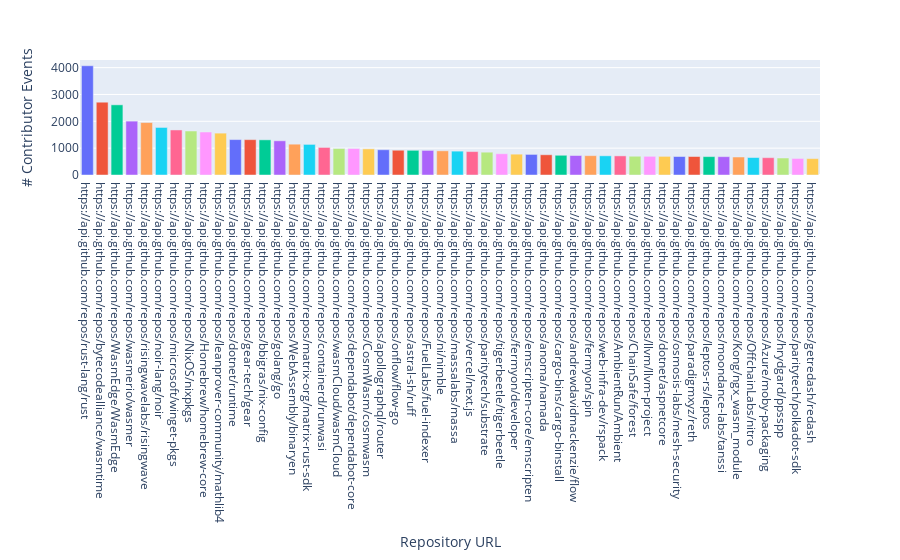

Notebook code cell kept with this figure:
### Markdown cell above
## Most common repositories among known contributors

### Code cell
kc_repo_event_counts = df_known_event_stream.repo_git.value_counts()
df_fig_rec_kc = kc_repo_event_counts.to_frame() 

fig_rec_kc = px.bar(
    data_frame=df_fig_rec_kc[:50],
    color=df_fig_rec_kc[:50].index,
    labels={
                    "value": "# Contributor Events",
                    "repo_git": "Repository URL"
                },
)
fig_rec_kc.update_layout(showlegend=False)
fig_rec_kc.write_image("knowncontributors_repository_eventcount.png")
fig_rec_kc

### Figure 1 — Plotly figure (JSON) as saved in the notebook; plotly's stock layout.template omitted (floating-point values rounded to 4 significant figures)
{"data": [{"alignmentgroup": "True", "hovertemplate": "color=https://api.github.com/repos/rust-lang/rust<br>Repository URL=%{x}<br># Contributor Events=%{y}<extra></extra>", "legendgroup": "https://api.github.com/repos/rust-lang/rust", "marker": {"color": "#636efa", "pattern": {"shape": ""}}, "name": "https://api.github.com/repos/rust-lang/rust", "offsetgroup": "https://api.github.com/repos/rust-lang/rust", "orientation": "v", "showlegend": true, "textposition": "auto", "type": "bar", "x": ["https://api.github.com/repos/rust-lang/rust"], "xaxis": "x", "y": [4070], "yaxis": "y"}, {"alignmentgroup": "True", "hovertemplate": "color=https://api.github.com/repos/bytecodealliance/wasmtime<br>Repository URL=%{x}<br># Contributor Events=%{y}<extra></extra>", "legendgroup": "https://api.github.com/repos/bytecodealliance/wasmtime", "marker": {"color": "#EF553B", "pattern": {"shape": ""}}, "name": "https://api.github.com/repos/bytecodealliance/wasmtime", "offsetgroup": "https://api.github.com/repos/bytecodealliance/wasmtime", "orientation": "v", "showlegend": true, "textposition": "auto", "type": "bar", "x": ["https://api.github.com/repos/bytecodealliance/wasmtime"], "xaxis": "x", "y": [2714], "yaxis": "y"}, {"alignmentgroup": "True", "hovertemplate": "color=https://api.github.com/repos/WasmEdge/WasmEdge<br>Repository URL=%{x}<br># Contributor Events=%{y}<extra></extra>", "legendgroup": "https://api.github.com/repos/WasmEdge/WasmEdge", "marker": {"color": "#00cc96", "pattern": {"shape": ""}}, "name": "https://api.github.com/repos/WasmEdge/WasmEdge", "offsetgroup": "https://api.github.com/repos/WasmEdge/WasmEdge", "orientation": "v", "showlegend": true, "textposition": "auto", "type": "bar", "x": ["https://api.github.com/repos/WasmEdge/WasmEdge"], "xaxis": "x", "y": [2614], "yaxis": "y"}, {"alignmentgroup": "True", "hovertemplate": "color=https://api.github.com/repos/wasmerio/wasmer<br>Repository URL=%{x}<br># Contributor Events=%{y}<extra></extra>", "legendgroup": "https://api.github.com/repos/wasmerio/wasmer", "marker": {"color": "#ab63fa", "pattern": {"shape": ""}}, "name": "https://api.github.com/repos/wasmerio/wasmer", "offsetgroup": "https://api.github.com/repos/wasmerio/wasmer", "orientation": "v", "showlegend": true, "textposition": "auto", "type": "bar", "x": ["https://api.github.com/repos/wasmerio/wasmer"], "xaxis": "x", "y": [2007], "yaxis": "y"}, {"alignmentgroup": "True", "hovertemplate": "color=https://api.github.com/repos/risingwavelabs/risingwave<br>Repository URL=%{x}<br># Contributor Events=%{y}<extra></extra>", "legendgroup": "https://api.github.com/repos/risingwavelabs/risingwave", "marker": {"color": "#FFA15A", "pattern": {"shape": ""}}, "name": "https://api.github.com/repos/risingwavelabs/risingwave", "offsetgroup": "https://api.github.com/repos/risingwavelabs/risingwave", "orientation": "v", "showlegend": true, "textposition": "auto", "type": "bar", "x": ["https://api.github.com/repos/risingwavelabs/risingwave"], "xaxis": "x", "y": [1954], "yaxis": "y"}, {"alignmentgroup": "True", "hovertemplate": "color=https://api.github.com/repos/noir-lang/noir<br>Repository URL=%{x}<br># Contributor Events=%{y}<extra></extra>", "legendgroup": "https://api.github.com/repos/noir-lang/noir", "marker": {"color": "#19d3f3", "pattern": {"shape": ""}}, "name": "https://api.github.com/repos/noir-lang/noir", "offsetgroup": "https://api.github.com/repos/noir-lang/noir", "orientation": "v", "showlegend": true, "textposition": "auto", "type": "bar", "x": ["https://api.github.com/repos/noir-lang/noir"], "xaxis": "x", "y": [1771], "yaxis": "y"}, {"alignmentgroup": "True", "hovertemplate": "color=https://api.github.com/repos/microsoft/winget-pkgs<br>Repository URL=%{x}<br># Contributor Events=%{y}<extra></extra>", "legendgroup": "https://api.github.com/repos/microsoft/winget-pkgs", "marker": {"color": "#FF6692", "pattern": {"shape": ""}}, "name": "https://api.github.com/repos/microsoft/winget-pkgs", "offsetgroup": "https://api.github.com/repos/microsoft/winget-pkgs", "orientation": "v", "showlegend": true, "textposition": "auto", "type": "bar", "x": ["https://api.github.com/repos/microsoft/winget-pkgs"], "xaxis": "x", "y": [1678], "yaxis": "y"}, {"alignmentgroup": "True", "hovertemplate": "color=https://api.github.com/repos/NixOS/nixpkgs<br>Repository URL=%{x}<br># Contributor Events=%{y}<extra></extra>", "legendgroup": "https://api.github.com/repos/NixOS/nixpkgs", "marker": {"color": "#B6E880", "pattern": {"shape": ""}}, "name": "https://api.github.com/repos/NixOS/nixpkgs", "offsetgroup": "https://api.github.com/repos/NixOS/nixpkgs", "orientation": "v", "showlegend": true, "textposition": "auto", "type": "bar", "x": ["https://api.github.com/repos/NixOS/nixpkgs"], "xaxis": "x", "y": [1639], "yaxis": "y"}, {"alignmentgroup": "True", "hovertemplate": "color=https://api.github.com/repos/Homebrew/homebrew-core<br>Repository URL=%{x}<br># Contributor Events=%{y}<extra></extra>", "legendgroup": "https://api.github.com/repos/Homebrew/homebrew-core", "marker": {"color": "#FF97FF", "pattern": {"shape": ""}}, "name": "https://api.github.com/repos/Homebrew/homebrew-core", "offsetgroup": "https://api.github.com/repos/Homebrew/homebrew-core", "orientation": "v", "showlegend": true, "textposition": "auto", "type": "bar", "x": ["https://api.github.com/repos/Homebrew/homebrew-core"], "xaxis": "x", "y": [1602], "yaxis": "y"}, {"alignmentgroup": "True", "hovertemplate": "color=https://api.github.com/repos/leanprover-community/mathlib4<br>Repository URL=%{x}<br># Contributor Events=%{y}<extra></extra>", "legendgroup": "https://api.github.com/repos/leanprover-community/mathlib4", "marker": {"color": "#FECB52", "pattern": {"shape": ""}}, "name": "https://api.github.com/repos/leanprover-community/mathlib4", "offsetgroup": "https://api.github.com/repos/leanprover-community/mathlib4", "orientation": "v", "showlegend": true, "textposition": "auto", "type": "bar", "x": ["https://api.github.com/repos/leanprover-community/mathlib4"], "xaxis": "x", "y": [1560], "yaxis": "y"}, {"alignmentgroup": "True", "hovertemplate": "color=https://api.github.com/repos/dotnet/runtime<br>Repository URL=%{x}<br># Contributor Events=%{y}<extra></extra>", "legendgroup": "https://api.github.com/repos/dotnet/runtime", "marker": {"color": "#636efa", "pattern": {"shape": ""}}, "name": "https://api.github.com/repos/dotnet/runtime", "offsetgroup": "https://api.github.com/repos/dotnet/runtime", "orientation": "v", "showlegend": true, "textposition": "auto", "type": "bar", "x": ["https://api.github.com/repos/dotnet/runtime"], "xaxis": "x", "y": [1319], "yaxis": "y"}, {"alignmentgroup": "True", "hovertemplate": "color=https://api.github.com/repos/gear-tech/gear<br>Repository URL=%{x}<br># Contributor Events=%{y}<extra></extra>", "legendgroup": "https://api.github.com/repos/gear-tech/gear", "marker": {"color": "#EF553B", "pattern": {"shape": ""}}, "name": "https://api.github.com/repos/gear-tech/gear", "offsetgroup": "https://api.github.com/repos/gear-tech/gear", "orientation": "v", "showlegend": true, "textposition": "auto", "type": "bar", "x": ["https://api.github.com/repos/gear-tech/gear"], "xaxis": "x", "y": [1317], "yaxis": "y"}, {"alignmentgroup": "True", "hovertemplate": "color=https://api.github.com/repos/bbigras/nix-config<br>Repository URL=%{x}<br># Contributor Events=%{y}<extra></extra>", "legendgroup": "https://api.github.com/repos/bbigras/nix-config", "marker": {"color": "#00cc96", "pattern": {"shape": ""}}, "name": "https://api.github.com/repos/bbigras/nix-config", "offsetgroup": "https://api.github.com/repos/bbigras/nix-config", "orientation": "v", "showlegend": true, "textposition": "auto", "type": "bar", "x": ["https://api.github.com/repos/bbigras/nix-config"], "xaxis": "x", "y": [1310], "yaxis": "y"}, {"alignmentgroup": "True", "hovertemplate": "color=https://api.github.com/repos/golang/go<br>Repository URL=%{x}<br># Contributor Events=%{y}<extra></extra>", "legendgroup": "https://api.github.com/repos/golang/go", "marker": {"color": "#ab63fa", "pattern": {"shape": ""}}, "name": "https://api.github.com/repos/golang/go", "offsetgroup": "https://api.github.com/repos/golang/go", "orientation": "v", "showlegend": true, "textposition": "auto", "type": "bar", "x": ["https://api.github.com/repos/golang/go"], "xaxis": "x", "y": [1274], "yaxis": "y"}, {"alignmentgroup": "True", "hovertemplate": "color=https://api.github.com/repos/WebAssembly/binaryen<br>Repository URL=%{x}<br># Contributor Events=%{y}<extra></extra>", "legendgroup": "https://api.github.com/repos/WebAssembly/binaryen", "marker": {"color": "#FFA15A", "pattern": {"shape": ""}}, "name": "https://api.github.com/repos/WebAssembly/binaryen", "offsetgroup": "https://api.github.com/repos/WebAssembly/binaryen", "orientation": "v", "showlegend": true, "textposition": "auto", "type": "bar", "x": ["https://api.github.com/repos/WebAssembly/binaryen"], "xaxis": "x", "y": [1148], "yaxis": "y"}, {"alignmentgroup": "True", "hovertemplate": "color=https://api.github.com/repos/matrix-org/matrix-rust-sdk<br>Repository URL=%{x}<br># Contributor Events=%{y}<extra></extra>", "legendgroup": "https://api.github.com/repos/matrix-org/matrix-rust-sdk", "marker": {"color": "#19d3f3", "pattern": {"shape": ""}}, "name": "https://api.github.com/repos/matrix-org/matrix-rust-sdk", "offsetgroup": "https://api.github.com/repos/matrix-org/matrix-rust-sdk", "orientation": "v", "showlegend": true, "textposition": "auto", "type": "bar", "x": ["https://api.github.com/repos/matrix-org/matrix-rust-sdk"], "xaxis": "x", "y": [1140], "yaxis": "y"}, {"alignmentgroup": "True", "hovertemplate": "color=https://api.github.com/repos/containerd/runwasi<br>Repository URL=%{x}<br># Contributor Events=%{y}<extra></extra>", "legendgroup": "https://api.github.com/repos/containerd/runwasi", "marker": {"color": "#FF6692", "pattern": {"shape": ""}}, "name": "https://api.github.com/repos/containerd/runwasi", "offsetgroup": "https://api.github.com/repos/containerd/runwasi", "orientation": "v", "showlegend": true, "textposition": "auto", "type": "bar", "x": ["https://api.github.com/repos/containerd/runwasi"], "xaxis": "x", "y": [1027], "yaxis": "y"}, {"alignmentgroup": "True", "hovertemplate": "color=https://api.github.com/repos/wasmCloud/wasmCloud<br>Repository URL=%{x}<br># Contributor Events=%{y}<extra></extra>", "legendgroup": "https://api.github.com/repos/wasmCloud/wasmCloud", "marker": {"color": "#B6E880", "pattern": {"shape": ""}}, "name": "https://api.github.com/repos/wasmCloud/wasmCloud", "offsetgroup": "https://api.github.com/repos/wasmCloud/wasmCloud", "orientation": "v", "showlegend": true, "textposition": "auto", "type": "bar", "x": ["https://api.github.com/repos/wasmCloud/wasmCloud"], "xaxis": "x", "y": [987], "yaxis": "y"}, {"alignmentgroup": "True", "hovertemplate": "color=https://api.github.com/repos/dependabot/dependabot-core<br>Repository URL=%{x}<br># Contributor Events=%{y}<extra></extra>", "legendgroup": "https://api.github.com/repos/dependabot/dependabot-core", "marker": {"color": "#FF97FF", "pattern": {"shape": ""}}, "name": "https://api.github.com/repos/dependabot/dependabot-core", "offsetgroup": "https://api.github.com/repos/dependabot/dependabot-core", "orientation": "v", "showlegend": true, "textposition": "auto", "type": "bar", "x": ["https://api.github.com/repos/dependabot/dependabot-core"], "xaxis": "x", "y": [986], "yaxis": "y"}, {"alignmentgroup": "True", "hovertemplate": "color=https://api.github.com/repos/CosmWasm/cosmwasm<br>Repository URL=%{x}<br># Contributor Events=%{y}<extra></extra>", "legendgroup": "https://api.github.com/repos/CosmWasm/cosmwasm", "marker": {"color": "#FECB52", "pattern": {"shape": ""}}, "name": "https://api.github.com/repos/CosmWasm/cosmwasm", "offsetgroup": "https://api.github.com/repos/CosmWasm/cosmwasm", "orientation": "v", "showlegend": true, "textposition": "auto", "type": "bar", "x": ["https://api.github.com/repos/CosmWasm/cosmwasm"], "xaxis": "x", "y": [974], "yaxis": "y"}, {"alignmentgroup": "True", "hovertemplate": "color=https://api.github.com/repos/apollographql/router<br>Repository URL=%{x}<br># Contributor Events=%{y}<extra></extra>", "legendgroup": "https://api.github.com/repos/apollographql/router", "marker": {"color": "#636efa", "pattern": {"shape": ""}}, "name": "https://api.github.com/repos/apollographql/router", "offsetgroup": "https://api.github.com/repos/apollographql/router", "orientation": "v", "showlegend": true, "textposition": "auto", "type": "bar", "x": ["https://api.github.com/repos/apollographql/router"], "xaxis": "x", "y": [941], "yaxis": "y"}, {"alignmentgroup": "True", "hovertemplate": "color=https://api.github.com/repos/onflow/flow-go<br>Repository URL=%{x}<br># Contributor Events=%{y}<extra></extra>", "legendgroup": "https://api.github.com/repos/onflow/flow-go", "marker": {"color": "#EF553B", "pattern": {"shape": ""}}, "name": "https://api.github.com/repos/onflow/flow-go", "offsetgroup": "https://api.github.com/repos/onflow/flow-go", "orientation": "v", "showlegend": true, "textposition": "auto", "type": "bar", "x": ["https://api.github.com/repos/onflow/flow-go"], "xaxis": "x", "y": [923], "yaxis": "y"}, {"alignmentgroup": "True", "hovertemplate": "color=https://api.github.com/repos/astral-sh/ruff<br>Repository URL=%{x}<br># Contributor Events=%{y}<extra></extra>", "legendgroup": "https://api.github.com/repos/astral-sh/ruff", "marker": {"color": "#00cc96", "pattern": {"shape": ""}}, "name": "https://api.github.com/repos/astral-sh/ruff", "offsetgroup": "https://api.github.com/repos/astral-sh/ruff", "orientation": "v", "showlegend": true, "textposition": "auto", "type": "bar", "x": ["https://api.github.com/repos/astral-sh/ruff"], "xaxis": "x", "y": [920], "yaxis": "y"}, {"alignmentgroup": "True", "hovertemplate": "color=https://api.github.com/repos/FuelLabs/fuel-indexer<br>Repository URL=%{x}<br># Contributor Events=%{y}<extra></extra>", "legendgroup": "https://api.github.com/repos/FuelLabs/fuel-indexer", "marker": {"color": "#ab63fa", "pattern": {"shape": ""}}, "name": "https://api.github.com/repos/FuelLabs/fuel-indexer", "offsetgroup": "https://api.github.com/repos/FuelLabs/fuel-indexer", "orientation": "v", "showlegend": true, "textposition": "auto", "type": "bar", "x": ["https://api.github.com/repos/FuelLabs/fuel-indexer"], "xaxis": "x", "y": [916], "yaxis": "y"}, {"alignmentgroup": "True", "hovertemplate": "color=https://api.github.com/repos/ni/nimble<br>Repository URL=%{x}<br># Contributor Events=%{y}<extra></extra>", "legendgroup": "https://api.github.com/repos/ni/nimble", "marker": {"color": "#FFA15A", "pattern": {"shape": ""}}, "name": "https://api.github.com/repos/ni/nimble", "offsetgroup": "https://api.github.com/repos/ni/nimble", "orientation": "v", "showlegend": true, "textposition": "auto", "type": "bar", "x": ["https://api.github.com/repos/ni/nimble"], "xaxis": "x", "y": [901], "yaxis": "y"}, {"alignmentgroup": "True", "hovertemplate": "color=https://api.github.com/repos/massalabs/massa<br>Repository URL=%{x}<br># Contributor Events=%{y}<extra></extra>", "legendgroup": "https://api.github.com/repos/massalabs/massa", "marker": {"color": "#19d3f3", "pattern": {"shape": ""}}, "name": "https://api.github.com/repos/massalabs/massa", "offsetgroup": "https://api.github.com/repos/massalabs/massa", "orientation": "v", "showlegend": true, "textposition": "auto", "type": "bar", "x": ["https://api.github.com/repos/massalabs/massa"], "xaxis": "x", "y": [889], "yaxis": "y"}, {"alignmentgroup": "True", "hovertemplate": "color=https://api.github.com/repos/vercel/next.js<br>Repository URL=%{x}<br># Contributor Events=%{y}<extra></extra>", "legendgroup": "https://api.github.com/repos/vercel/next.js", "marker": {"color": "#FF6692", "pattern": {"shape": ""}}, "name": "https://api.github.com/repos/vercel/next.js", "offsetgroup": "https://api.github.com/repos/vercel/next.js", "orientation": "v", "showlegend": true, "textposition": "auto", "type": "bar", "x": ["https://api.github.com/repos/vercel/next.js"], "xaxis": "x", "y": [872], "yaxis": "y"}, {"alignmentgroup": "True", "hovertemplate": "color=https://api.github.com/repos/paritytech/substrate<br>Repository URL=%{x}<br># Contributor Events=%{y}<extra></extra>", "legendgroup": "https://api.github.com/repos/paritytech/substrate", "marker": {"color": "#B6E880", "pattern": {"shape": ""}}, "name": "https://api.github.com/repos/paritytech/substrate", "offsetgroup": "https://api.github.com/repos/paritytech/substrate", "orientation": "v", "showlegend": true, "textposition": "auto", "type": "bar", "x": ["https://api.github.com/repos/paritytech/substrate"], "xaxis": "x", "y": [850], "yaxis": "y"}, {"alignmentgroup": "True", "hovertemplate": "color=https://api.github.com/repos/tigerbeetle/tigerbeetle<br>Repository URL=%{x}<br># Contributor Events=%{y}<extra></extra>", "legendgroup": "https://api.github.com/repos/tigerbeetle/tigerbeetle", "marker": {"color": "#FF97FF", "pattern": {"shape": ""}}, "name": "https://api.github.com/repos/tigerbeetle/tigerbeetle", "offsetgroup": "https://api.github.com/repos/tigerbeetle/tigerbeetle", "orientation": "v", "showlegend": true, "textposition": "auto", "type": "bar", "x": ["https://api.github.com/repos/tigerbeetle/tigerbeetle"], "xaxis": "x", "y": [792], "yaxis": "y"}, {"alignmentgroup": "True", "hovertemplate": "color=https://api.github.com/repos/fermyon/developer<br>Repository URL=%{x}<br># Contributor Events=%{y}<extra></extra>", "legendgroup": "https://api.github.com/repos/fermyon/developer", "marker": {"color": "#FECB52", "pattern": {"shape": ""}}, "name": "https://api.github.com/repos/fermyon/developer", "offsetgroup": "https://api.github.com/repos/fermyon/developer", "orientation": "v", "showlegend": true, "textposition": "auto", "type": "bar", "x": ["https://api.github.com/repos/fermyon/developer"], "xaxis": "x", "y": [776], "yaxis": "y"}, {"alignmentgroup": "True", "hovertemplate": "color=https://api.github.com/repos/emscripten-core/emscripten<br>Repository URL=%{x}<br># Contributor Events=%{y}<extra></extra>", "legendgroup": "https://api.github.com/repos/emscripten-core/emscripten", "marker": {"color": "#636efa", "pattern": {"shape": ""}}, "name": "https://api.github.com/repos/emscripten-core/emscripten", "offsetgroup": "https://api.github.com/repos/emscripten-core/emscripten", "orientation": "v", "showlegend": true, "textposition": "auto", "type": "bar", "x": ["https://api.github.com/repos/emscripten-core/emscripten"], "xaxis": "x", "y": [767], "yaxis": "y"}, {"alignmentgroup": "True", "hovertemplate": "color=https://api.github.com/repos/anoma/namada<br>Repository URL=%{x}<br># Contributor Events=%{y}<extra></extra>", "legendgroup": "https://api.github.com/repos/anoma/namada", "marker": {"color": "#EF553B", "pattern": {"shape": ""}}, "name": "https://api.github.com/repos/anoma/namada", "offsetgroup": "https://api.github.com/repos/anoma/namada", "orientation": "v", "showlegend": true, "textposition": "auto", "type": "bar", "x": ["https://api.github.com/repos/anoma/namada"], "xaxis": "x", "y": [754], "yaxis": "y"}, {"alignmentgroup": "True", "hovertemplate": "color=https://api.github.com/repos/cargo-bins/cargo-binstall<br>Repository URL=%{x}<br># Contributor Events=%{y}<extra></extra>", "legendgroup": "https://api.github.com/repos/cargo-bins/cargo-binstall", "marker": {"color": "#00cc96", "pattern": {"shape": ""}}, "name": "https://api.github.com/repos/cargo-bins/cargo-binstall", "offsetgroup": "https://api.github.com/repos/cargo-bins/cargo-binstall", "orientation": "v", "showlegend": true, "textposition": "auto", "type": "bar", "x": ["https://api.github.com/repos/cargo-bins/cargo-binstall"], "xaxis": "x", "y": [735], "yaxis": "y"}, {"alignmentgroup": "True", "hovertemplate": "color=https://api.github.com/repos/andrewdavidmackenzie/flow<br>Repository URL=%{x}<br># Contributor Events=%{y}<extra></extra>", "legendgroup": "https://api.github.com/repos/andrewdavidmackenzie/flow", "marker": {"color": "#ab63fa", "pattern": {"shape": ""}}, "name": "https://api.github.com/repos/andrewdavidmackenzie/flow", "offsetgroup": "https://api.github.com/repos/andrewdavidmackenzie/flow", "orientation": "v", "showlegend": true, "textposition": "auto", "type": "bar", "x": ["https://api.github.com/repos/andrewdavidmackenzie/flow"], "xaxis": "x", "y": [726], "yaxis": "y"}, {"alignmentgroup": "True", "hovertemplate": "color=https://api.github.com/repos/fermyon/spin<br>Repository URL=%{x}<br># Contributor Events=%{y}<extra></extra>", "legendgroup": "https://api.github.com/repos/fermyon/spin", "marker": {"color": "#FFA15A", "pattern": {"shape": ""}}, "name": "https://api.github.com/repos/fermyon/spin", "offsetgroup": "https://api.github.com/repos/fermyon/spin", "orientation": "v", "showlegend": true, "textposition": "auto", "type": "bar", "x": ["https://api.github.com/repos/fermyon/spin"], "xaxis": "x", "y": [720], "yaxis": "y"}, {"alignmentgroup": "True", "hovertemplate": "color=https://api.github.com/repos/web-infra-dev/rspack<br>Repository URL=%{x}<br># Contributor Events=%{y}<extra></extra>", "legendgroup": "https://api.github.com/repos/web-infra-dev/rspack", "marker": {"color": "#19d3f3", "pattern": {"shape": ""}}, "name": "https://api.github.com/repos/web-infra-dev/rspack", "offsetgroup": "https://api.github.com/repos/web-infra-dev/rspack", "orientation": "v", "showlegend": true, "textposition": "auto", "type": "bar", "x": ["https://api.github.com/repos/web-infra-dev/rspack"], "xaxis": "x", "y": [715], "yaxis": "y"}, {"alignmentgroup": "True", "hovertemplate": "color=https://api.github.com/repos/AmbientRun/Ambient<br>Repository URL=%{x}<br># Contributor Events=%{y}<extra></extra>", "legendgroup": "https://api.github.com/repos/AmbientRun/Ambient", "marker": {"color": "#FF6692", "pattern": {"shape": ""}}, "name": "https://api.github.com/repos/AmbientRun/Ambient", "offsetgroup": "https://api.github.com/repos/AmbientRun/Ambient", "orientation": "v", "showlegend": true, "textposition": "auto", "type": "bar", "x": ["https://api.github.com/repos/AmbientRun/Ambient"], "xaxis": "x", "y": [712], "yaxis": "y"}, {"alignmentgroup": "True", "hovertemplate": "color=https://api.github.com/repos/ChainSafe/forest<br>Repository URL=%{x}<br># Contributor Events=%{y}<extra></extra>", "legendgroup": "https://api.github.com/repos/ChainSafe/forest", "marker": {"color": "#B6E880", "pattern": {"shape": ""}}, "name": "https://api.github.com/repos/ChainSafe/forest", "offsetgroup": "https://api.github.com/repos/ChainSafe/forest", "orientation": "v", "showlegend": true, "textposition": "auto", "type": "bar", "x": ["https://api.github.com/repos/ChainSafe/forest"], "xaxis": "x", "y": [699], "yaxis": "y"}, {"alignmentgroup": "True", "hovertemplate": "color=https://api.github.com/repos/llvm/llvm-project<br>Repository URL=%{x}<br># Contributor Events=%{y}<extra></extra>", "legendgroup": "https://api.github.com/repos/llvm/llvm-project", "marker": {"color": "#FF97FF", "pattern": {"shape": ""}}, "name": "https://api.github.com/repos/llvm/llvm-project", "offsetgroup": "https://api.github.com/repos/llvm/llvm-project", "orientation": "v", "showlegend": true, "textposition": "auto", "type": "bar", "x": ["https://api.github.com/repos/llvm/llvm-project"], "xaxis": "x", "y": [696], "yaxis": "y"}, {"alignmentgroup": "True", "hovertemplate": "color=https://api.github.com/repos/dotnet/aspnetcore<br>Repository URL=%{x}<br># Contributor Events=%{y}<extra></extra>", "legendgroup": "https://api.github.com/repos/dotnet/aspnetcore", "marker": {"color": "#FECB52", "pattern": {"shape": ""}}, "name": "https://api.github.com/repos/dotnet/aspnetcore", "offsetgroup": "https://api.github.com/repos/dotnet/aspnetcore", "orientation": "v", "showlegend": true, "textposition": "auto", "type": "bar", "x": ["https://api.github.com/repos/dotnet/aspnetcore"], "xaxis": "x", "y": [694], "yaxis": "y"}, {"alignmentgroup": "True", "hovertemplate": "color=https://api.github.com/repos/osmosis-labs/mesh-security<br>Repository URL=%{x}<br># Contributor Events=%{y}<extra></extra>", "legendgroup": "https://api.github.com/repos/osmosis-labs/mesh-security", "marker": {"color": "#636efa", "pattern": {"shape": ""}}, "name": "https://api.github.com/repos/osmosis-labs/mesh-security", "offsetgroup": "https://api.github.com/repos/osmosis-labs/mesh-security", "orientation": "v", "showlegend": true, "textposition": "auto", "type": "bar", "x": ["https://api.github.com/repos/osmosis-labs/mesh-security"], "xaxis": "x", "y": [689], "yaxis": "y"}, {"alignmentgroup": "True", "hovertemplate": "color=https://api.github.com/repos/paradigmxyz/reth<br>Repository URL=%{x}<br># Contributor Events=%{y}<extra></extra>", "legendgroup": "https://api.github.com/repos/paradigmxyz/reth", "marker": {"color": "#EF553B", "pattern": {"shape": ""}}, "name": "https://api.github.com/repos/paradigmxyz/reth", "offsetgroup": "https://api.github.com/repos/paradigmxyz/reth", "orientation": "v", "showlegend": true, "textposition": "auto", "type": "bar", "x": ["https://api.github.com/repos/paradigmxyz/reth"], "xaxis": "x", "y": [689], "yaxis": "y"}, {"alignmentgroup": "True", "hovertemplate": "color=https://api.github.com/repos/leptos-rs/leptos<br>Repository URL=%{x}<br># Contributor Events=%{y}<extra></extra>", "legendgroup": "https://api.github.com/repos/leptos-rs/leptos", "marker": {"color": "#00cc96", "pattern": {"shape": ""}}, "name": "https://api.github.com/repos/leptos-rs/leptos", "offsetgroup": "https://api.github.com/repos/leptos-rs/leptos", "orientation": "v", "showlegend": true, "textposition": "auto", "type": "bar", "x": ["https://api.github.com/repos/leptos-rs/leptos"], "xaxis": "x", "y": [685], "yaxis": "y"}, {"alignmentgroup": "True", "hovertemplate": "color=https://api.github.com/repos/moondance-labs/tanssi<br>Repository URL=%{x}<br># Contributor Events=%{y}<extra></extra>", "legendgroup": "https://api.github.com/repos/moondance-labs/tanssi", "marker": {"color": "#ab63fa", "pattern": {"shape": ""}}, "name": "https://api.github.com/repos/moondance-labs/tanssi", "offsetgroup": "https://api.github.com/repos/moondance-labs/tanssi", "orientation": "v", "showlegend": true, "textposition": "auto", "type": "bar", "x": ["https://api.github.com/repos/moondance-labs/tanssi"], "xaxis": "x", "y": [683], "yaxis": "y"}, {"alignmentgroup": "True", "hovertemplate": "color=https://api.github.com/repos/Kong/ngx_wasm_module<br>Repository URL=%{x}<br># Contributor Events=%{y}<extra></extra>", "legendgroup": "https://api.github.com/repos/Kong/ngx_wasm_module", "marker": {"color": "#FFA15A", "pattern": {"shape": ""}}, "name": "https://api.github.com/repos/Kong/ngx_wasm_module", "offsetgroup": "https://api.github.com/repos/Kong/ngx_wasm_module", "orientation": "v", "showlegend": true, "textposition": "auto", "type": "bar", "x": ["https://api.github.com/repos/Kong/ngx_wasm_module"], "xaxis": "x", "y": [670], "yaxis": "y"}, {"alignmentgroup": "True", "hovertemplate": "color=https://api.github.com/repos/OffchainLabs/nitro<br>Repository URL=%{x}<br># Contributor Events=%{y}<extra></extra>", "legendgroup": "https://api.github.com/repos/OffchainLabs/nitro", "marker": {"color": "#19d3f3", "pattern": {"shape": ""}}, "name": "https://api.github.com/repos/OffchainLabs/nitro", "offsetgroup": "https://api.github.com/repos/OffchainLabs/nitro", "orientation": "v", "showlegend": true, "textposition": "auto", "type": "bar", "x": ["https://api.github.com/repos/OffchainLabs/nitro"], "xaxis": "x", "y": [651], "yaxis": "y"}, {"alignmentgroup": "True", "hovertemplate": "color=https://api.github.com/repos/Azure/moby-packaging<br>Repository URL=%{x}<br># Contributor Events=%{y}<extra></extra>", "legendgroup": "https://api.github.com/repos/Azure/moby-packaging", "marker": {"color": "#FF6692", "pattern": {"shape": ""}}, "name": "https://api.github.com/repos/Azure/moby-packaging", "offsetgroup": "https://api.github.com/repos/Azure/moby-packaging", "orientation": "v", "showlegend": true, "textposition": "auto", "type": "bar", "x": ["https://api.github.com/repos/Azure/moby-packaging"], "xaxis": "x", "y": [645], "yaxis": "y"}, {"alignmentgroup": "True", "hovertemplate": "color=https://api.github.com/repos/hrydgard/ppsspp<br>Repository URL=%{x}<br># Contributor Events=%{y}<extra></extra>", "legendgroup": "https://api.github.com/repos/hrydgard/ppsspp", "marker": {"color": "#B6E880", "pattern": {"shape": ""}}, "name": "https://api.github.com/repos/hrydgard/ppsspp", "offsetgroup": "https://api.github.com/repos/hrydgard/ppsspp", "orientation": "v", "showlegend": true, "textposition": "auto", "type": "bar", "x": ["https://api.github.com/repos/hrydgard/ppsspp"], "xaxis": "x", "y": [633], "yaxis": "y"}, {"alignmentgroup": "True", "hovertemplate": "color=https://api.github.com/repos/paritytech/polkadot-sdk<br>Repository URL=%{x}<br># Contributor Events=%{y}<extra></extra>", "legendgroup": "https://api.github.com/repos/paritytech/polkadot-sdk", "marker": {"color": "#FF97FF", "pattern": {"shape": ""}}, "name": "https://api.github.com/repos/paritytech/polkadot-sdk", "offsetgroup": "https://api.github.com/repos/paritytech/polkadot-sdk", "orientation": "v", "showlegend": true, "textposition": "auto", "type": "bar", "x": ["https://api.github.com/repos/paritytech/polkadot-sdk"], "xaxis": "x", "y": [616], "yaxis": "y"}, {"alignmentgroup": "True", "hovertemplate": "color=https://api.github.com/repos/getredash/redash<br>Repository URL=%{x}<br># Contributor Events=%{y}<extra></extra>", "legendgroup": "https://api.github.com/repos/getredash/redash", "marker": {"color": "#FECB52", "pattern": {"shape": ""}}, "name": "https://api.github.com/repos/getredash/redash", "offsetgroup": "https://api.github.com/repos/getredash/redash", "orientation": "v", "showlegend": true, "textposition": "auto", "type": "bar", "x": ["https://api.github.com/repos/getredash/redash"], "xaxis": "x", "y": [611], "yaxis": "y"}], "layout": {"barmode": "relative", "legend": {"title": {"text": "color"}, "tracegroupgap": 0}, "margin": {"t": 60}, "showlegend": false, "xaxis": {"anchor": "y", "domain": [0, 1], "title": {"text": "Repository URL"}}, "yaxis": {"anchor": "x", "domain": [0, 1], "title": {"text": "# Contributor Events"}}}}
